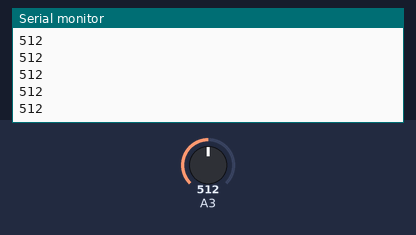
The sketch below on a simulated Arduino Uno, built with avr-gcc and run on an emulated ATmega328P. Parts: the last lines printed to the serial monitor. The inputs (shaded band) are chosen by the test bench; at power-on: A3 = 512.

Above: at 1.2 s.
1.3 s: A3 set to 716
At 1.31 s:
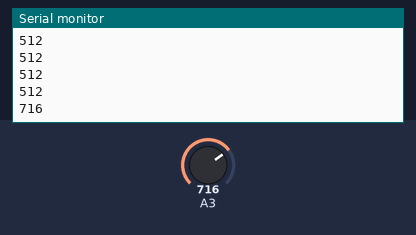
2.8 s: A3 set to 900
At 2.81 s:
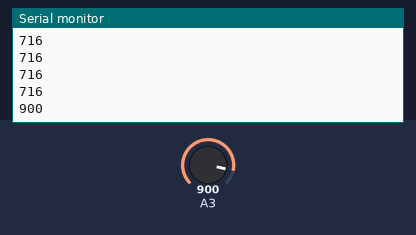
Timing chart, 0 to 5.8 s (numbered marks = the images above; inputs shaded):
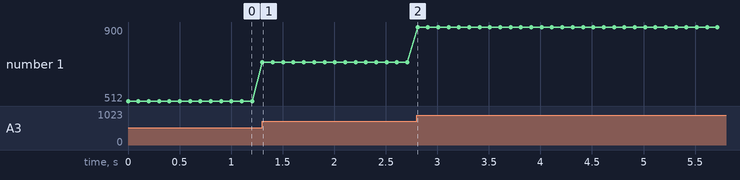

The sketch:

sound_sensor_a.ino
```cpp
void setup() {
  // put your setup code here, to run once:
  Serial.begin(57600);

  // Markeer pin A4 als output. Zo kunnen we 'digitalWrite' gebruiken
  // om de pin aan te sturen.
  pinMode(A3, INPUT);
}

void loop() {
  // Opdracht A; Print het geluidsniveau op het scherm via Serial.println.
  // ------------------------------

  // We gebruiken hier analogRead in plaats van digitalRead omdat geluid meer waardes kan zijn
  // dan alleen maar een 1 of een 0. Hoe hard het geluid is (volume) speelt hierin een grote rol :)
  int geluid = analogRead(A3);

  // Met Serial.println schrijven we iets naar de Serial Monitor.
  // de serial monitor is te vinden onder Tools > Serial Monitor
  Serial.println(geluid);

  // om niet te veel berichten op onze serial monitor te krijgen
  // wachten we eventjes 100ms.
  delay(100);
}
```

Measured:
- after the input at 1.3 s, the serial monitor: prints a new line at once (image 1)
- after the input at 2.8 s, the serial monitor: prints a new line at once (image 2)
- plotted number 1: 512 → 716 after the input at 1.3 s, 716 → 900 after the input at 2.8 s
